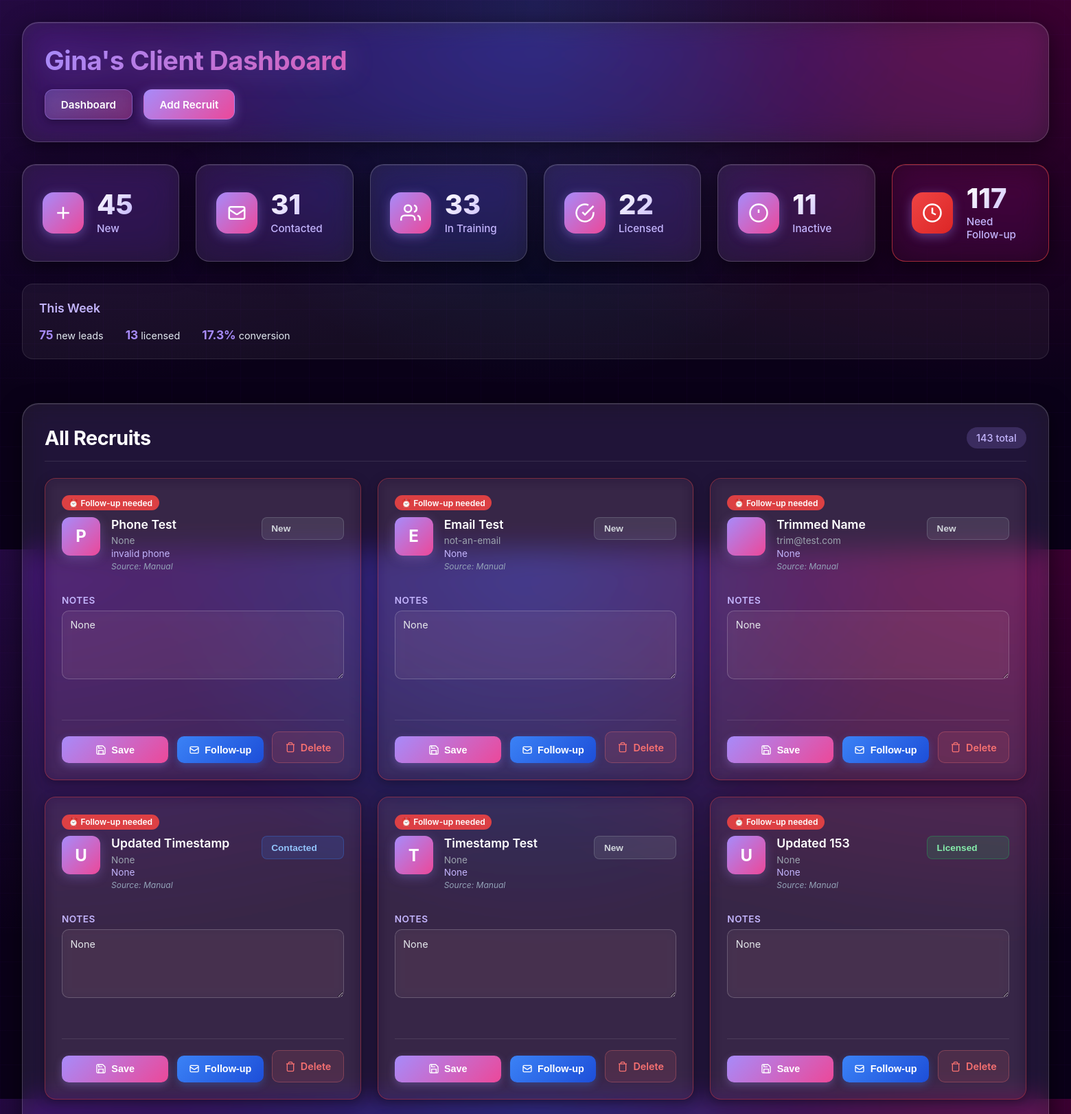
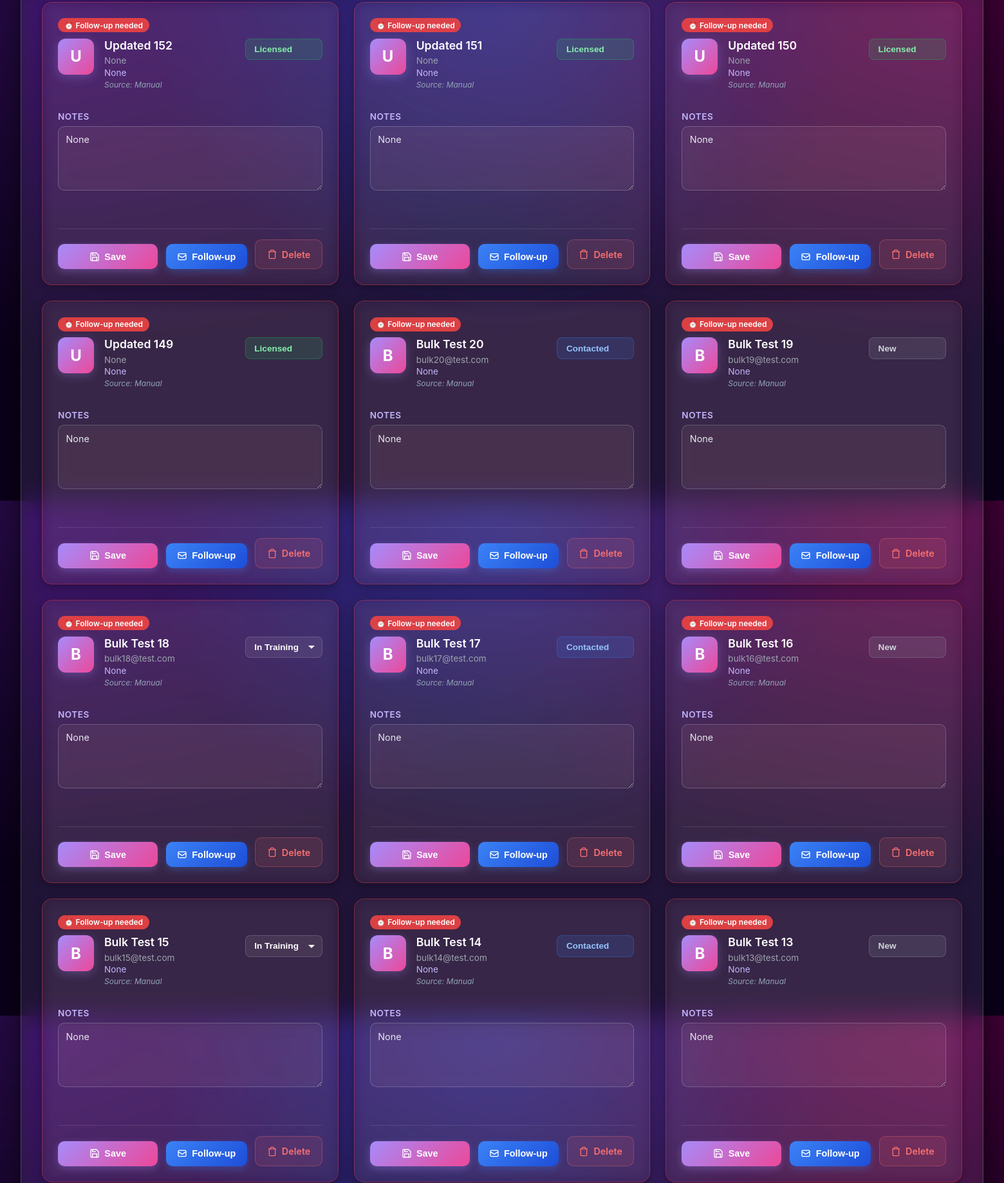
The page / (upper part) on the database its author committed (2 pictures, top to bottom).
### tables this page shows
CREATE TABLE recruits(
                id INTEGER PRIMARY KEY AUTOINCREMENT,
                name TEXT, email TEXT, phone TEXT,
                stage TEXT, notes TEXT
            , created_at TIMESTAMP DEFAULT CURRENT_TIMESTAMP, updated_at TIMESTAMP DEFAULT CURRENT_TIMESTAMP, source TEXT DEFAULT 'Unknown', last_contact TIMESTAMP, next_action TEXT, response_time INTEGER DEFAULT 0, next_meeting TEXT, license_status TEXT DEFAULT 'Not Started', priority INTEGER DEFAULT 0);

### app.py (the view)
@app.route("/")
@handle_db_error
def dashboard():
    with get_db() as conn:
        recruits_rows = conn.execute("""
            SELECT *,
                CASE WHEN last_contact IS NULL OR
                     datetime(last_contact) < datetime('now', '-3 days')
                     AND stage NOT IN ('Licensed', 'Inactive')
                THEN 1 ELSE 0 END as is_overdue
            FROM recruits
            ORDER BY is_overdue DESC, priority DESC, updated_at DESC
        """).fetchall()
        logger.info(f"Dashboard: Found {len(recruits_rows)} recruits in {DB_FILE}")
        recruits = [dict_from_row(r) for r in recruits_rows]
        stages = ["New", "Contacted", "In Training", "Licensed", "Inactive"]
        counts = {s: sum(1 for r in recruits if r["stage"]==s) for s in stages}
        overdue_count = sum(1 for r in recruits if r['is_overdue'])
        week_ago = datetime.now(timezone.utc) - timedelta(days=7)
        weekly_new = conn.execute(
            "SELECT COUNT(*) FROM recruits WHERE created_at > ?", (week_ago,)
        ).fetchone()[0]
        weekly_licensed = conn.execute(
            "SELECT COUNT(*) FROM recruits WHERE stage = 'Licensed' AND updated_at > ?", (week_ago,)
        ).fetchone()[0]
    return render_template("dashboard.html",
                         recruits=recruits,
                         counts=counts,
                         stages=stages,
                         overdue_count=overdue_count,
                         weekly_new=weekly_new,
                         weekly_licensed=weekly_licensed)

### app.py (called while the page is built)
@contextmanager
def get_db():
    conn = None
    try:
        conn = sqlite3.connect(DB_FILE, timeout=10.0)
        conn.row_factory = sqlite3.Row
        conn.execute('PRAGMA journal_mode=WAL')  # Better concurrency
        yield conn
    except sqlite3.Error as e:
        if conn:
            conn.rollback()
        logger.error(f"Database error: {e}")
        raise
    finally:
        if conn:
            conn.close()

def handle_db_error(f):
    @wraps(f)
    def decorated_function(*args, **kwargs):
        try:
            return f(*args, **kwargs)
        except sqlite3.Error as e:
            logger.error(f"Database error in {f.__name__}: {e}")
            return jsonify({"error": "Database error"}), 500
        except Exception as e:
            logger.error(f"Unexpected error in {f.__name__}: {e}")
            return jsonify({"error": "Internal server error"}), 500
    return decorated_function

def dict_from_row(row):
    return dict(zip(row.keys(), row))

@app.after_request
def add_header(response):
    if request.endpoint == 'static':
        response.headers['Cache-Control'] = 'public, max-age=31536000'  # 1 year
    return response

### templates/dashboard.html (shortened to what this page needs)
{% extends "base.html" %}
{% block content %}
<div class="dashboard-grid">
  <section class="stats-row">
    {% for stage, count in counts.items() %}
      <div class="stat-card">
        <div class="stat-icon">
          {% if stage == "New" %}
            <svg viewBox="0 0 24 24" fill="none" stroke="currentColor" stroke-width="2">
              <path d="M12 5v14M5 12h14"/>
            </svg>
          {% elif stage == "Contacted" %}
            <svg viewBox="0 0 24 24" fill="none" stroke="currentColor" stroke-width="2">
              <path d="M3 8l7.89 5.26a2 2 0 002.22 0L21 8M5 19h14a2 2 0 002-2V7a2 2 0 00-2-2H5a2 2 0 00-2 2v10a2 2 0 002 2z"/>
            </svg>
          {% elif stage == "In Training" %}
            <svg viewBox="0 0 24 24" fill="none" stroke="currentColor" stroke-width="2">
              <path d="M17 21v-2a4 4 0 00-4-4H5a4 4 0 00-4 4v2M9 11a4 4 0 100-8 4 4 0 000 8zM23 21v-2a4 4 0 00-3-3.87M16 3.13a4 4 0 010 7.75"/>
            </svg>
          {% elif stage == "Licensed" %}
            <svg viewBox="0 0 24 24" fill="none" stroke="currentColor" stroke-width="2">
              <path d="M22 11.08V12a10 10 0 11-5.93-9.14M22 4L12 14.01l-3-3"/>
            </svg>
          {% else %}
            <svg viewBox="0 0 24 24" fill="none" stroke="currentColor" stroke-width="2">
              <circle cx="12" cy="12" r="10"/><path d="M12 8v4M12 16h.01"/>
            </svg>
          {% endif %}
        </div>
        <div class="stat-content">
          <h3>{{ count }}</h3>
          <p>{{ stage }}</p>
        </div>
      </div>
    {% endfor %}
    <div class="stat-card overdue-card {% if overdue_count > 0 %}has-overdue{% endif %}">
      <div class="stat-icon">
        <svg viewBox="0 0 24 24" fill="none" stroke="currentColor" stroke-width="2">
          <circle cx="12" cy="12" r="10"/>
          <polyline points="12,6 12,12 16,14"/>
        </svg>
      </div>
      <div class="stat-content">
        <h3>{{ overdue_count }}</h3>
        <p>Need Follow-up</p>
      </div>
    </div>
  </section>
  <section class="weekly-summary">
    <h3>This Week</h3>
    <div class="summary-stats">
      <span class="summary-item">
        <strong>{{ weekly_new }}</strong> new leads
      </span>
      <span class="summary-item">
        <strong>{{ weekly_licensed }}</strong> licensed
      </span>
      <span class="summary-item">
        <strong>{{ ((weekly_licensed / weekly_new * 100) if weekly_new > 0 else 0)|round(1) }}%</strong> conversion
      </span>
    </div>
  </section>
  <section class="recruits-section">
    <div class="section-header">
      <h2>All Recruits</h2>
      <span class="recruit-count">{{ recruits|length }} total</span>
    </div>
    <div class="recruits-list">
      {% for r in recruits %}
        <div class="recruit-card {% if r.get('is_overdue') %}overdue{% endif %}" data-recruit-id="{{ r['id'] }}">
          {% if r.get('is_overdue') %}
            <div class="overdue-badge">⏰ Follow-up needed</div>
          {% endif %}
          <form action="{{ url_for('update', id=r['id']) }}" method="POST">
            <div class="recruit-header">
              <div class="recruit-avatar">{{ r['name'][0] }}</div>
              <div class="recruit-info">
                <h3>{{ r['name'] }}</h3>
                <p>{{ r['email'] }}</p>
                <p class="phone">{{ r['phone'] }}</p>
                {% if r.get('source') %}
                  <p class="source">Source: {{ r['source'] }}</p>
                {% endif %}
              </div>
              <div class="recruit-stage">
                <select name="stage" class="stage-select">
                  {% for s in stages %}
                    <option value="{{s}}" {% if s==r['stage'] %}selected{% endif %}>{{s}}</option>
                  {% endfor %}
                </select>
              </div>
            </div>
            <div class="recruit-notes">
              <label>Notes</label>
              <textarea name="notes" rows="2">{{ r['notes'] }}</textarea>
            </div>
            <div class="recruit-actions">
              <button type="submit" class="btn-save">
                <svg viewBox="0 0 24 24" fill="none" stroke="currentColor" stroke-width="2">
                  <path d="M19 21H5a2 2 0 01-2-2V5a2 2 0 012-2h11l5 5v11a2 2 0 01-2 2z"/>
                  <polyline points="17 21 17 13 7 13 7 21"/>
                  <polyline points="7 3 7 8 15 8"/>
                </svg>
                Save
              </button>
              {% if r.get('is_overdue') or r['stage'] in ['New', 'Contacted'] %}
                <button type="button" class="btn-followup" onclick="quickFollowup({{ r['id'] }}, '{{ r['name'] }}', '{{ r['stage'] }}')">
                  <svg viewBox="0 0 24 24" fill="none" stroke="currentColor" stroke-width="2">
                    <path d="M3 8l7.89 5.26a2 2 0 002.22 0L21 8M5 19h14a2 2 0 002-2V7a2 2 0 00-2-2H5a2 2 0 00-2 2v10a2 2 0 002 2z"/>
                  </svg>
                  Follow-up
                </button>
              {% endif %}
              <a href="{{ url_for('delete', id=r['id']) }}" class="btn-delete">
                <svg viewBox="0 0 24 24" fill="none" stroke="currentColor" stroke-width="2">
                  <polyline points="3 6 5 6 21 6"/>
                  <path d="M19 6v14a2 2 0 01-2 2H7a2 2 0 01-2-2V6m3 0V4a2 2 0 012-2h4a2 2 0 012 2v2"/>
                </svg>
                Delete
              </a>
            </div>
          </form>
        </div>
      {% endfor %}
    </div>
  </section>
</div>
{% endblock %}

### templates/base.html (shortened to what this page needs)
<!DOCTYPE html>
<html lang="en">
  <head>
    <link
      rel="stylesheet"
      href="{{ url_for('static', filename='style.css') }}"
    />
    <link
      rel="stylesheet"
      href="{{ url_for('static', filename='animations.css') }}"
    />
    <link
      rel="stylesheet"
      href="{{ url_for('static', filename='forms.css') }}"
    />
    <link
      rel="stylesheet"
      href="{{ url_for('static', filename='workflow.css') }}"
    />
  </head>
  <body>
    <header>
      <h1>Gina's Client Dashboard</h1>
      <nav>
        <a href="{{ url_for('dashboard') }}" aria-label="View dashboard">Dashboard</a>
        <a href="{{ url_for('add') }}" aria-label="Add new recruit">Add Recruit</a>
      </nav>
    </header>
    <main role="main">
      {% block content %}{% endblock %}
    </main>
  </body>
</html>

### static/workflow.css (style rules this page uses)
.overdue-card.has-overdue { border-color: rgba(239, 68, 68, 0.6); background: rgba(239, 68, 68, 0.05); }
.overdue-card.has-overdue .stat-icon { background: linear-gradient(135deg, #ef4444 0%, #dc2626 100%); }
.recruit-card.overdue { border-color: rgba(239, 68, 68, 0.4); background: rgba(239, 68, 68, 0.03); }
.overdue-badge { background: rgba(239, 68, 68, 0.9); color: white; padding: 0.3em 0.8em; border-radius: 12px; font-size: 0.75em; font-weight: 600; margin-bottom: 0.8em; display: inline-block; }
.weekly-summary { background: rgba(255, 255, 255, 0.05); border: 1px solid rgba(255, 255, 255, 0.1); border-radius: 16px; padding: 1.5em; margin-bottom: 2em; }
.weekly-summary h3 { color: #c4b5fd; font-size: 1.1em; margin-bottom: 1em; font-weight: 600; }
.summary-stats { display: flex; gap: 2em; flex-wrap: wrap; }
.summary-item { color: #e2e8f0; font-size: 0.9em; }
.summary-item strong { color: #a78bfa; font-size: 1.2em; }
.recruit-info .source, .recruit-info .last-contact { font-size: 0.75em; color: #94a3b8; font-style: italic; }
.btn-followup { background: linear-gradient(135deg, #3b82f6 0%, #1d4ed8 100%); color: white; border: none; padding: 0.8em 1.2em; border-radius: 10px; cursor: pointer; font-weight: 600; font-size: 0.9em; transition: all 0.3s ease; box-shadow: 0 4px 12px rgba(59, 130, 246, 0.3); display: flex; align-items: center; gap: 0.5em; }
.btn-followup svg { width: 16px; height: 16px; }

### rows shown on the page
recruits: id "45", stage "New"
recruits: id "33", stage "In Training"
recruits: name "P", name "Phone Test", email "None", phone "invalid phone", source "Manual", stage "New", notes "None"
recruits: name "E", name "Email Test", email "not-an-email", phone "None", source "Manual", stage "New", notes "None"
recruits: name "Trimmed Name", email "trim@test.com", phone "None", source "Manual", stage "New", notes "None"
recruits: name "U", name "Updated Timestamp", email "None", phone "None", source "Manual", stage "Contacted", notes "None"
recruits: name "T", name "Timestamp Test", email "None", phone "None", source "Manual", stage "New", notes "None"
recruits: name "U", name "Updated 153", email "None", phone "None", source "Manual", stage "Licensed", notes "None"
recruits: name "U", name "Updated 152", email "None", phone "None", source "Manual", stage "Licensed", notes "None"
recruits: name "U", name "Updated 151", email "None", phone "None", source "Manual", stage "Licensed", notes "None"
recruits: name "U", name "Updated 150", email "None", phone "None", source "Manual", stage "Licensed", notes "None"
recruits: name "U", name "Updated 149", email "None", phone "None", source "Manual", stage "Licensed", notes "None"
recruits: name "B", name "Bulk Test 20", email "bulk20@test.com", phone "None", source "Manual", stage "Contacted", notes "None"
recruits: name "B", name "Bulk Test 19", email "bulk19@test.com", phone "None", source "Manual", stage "New", notes "None"
recruits: name "B", name "Bulk Test 18", email "bulk18@test.com", phone "None", source "Manual", stage "In Training", notes "None"
recruits: name "B", name "Bulk Test 17", email "bulk17@test.com", phone "None", source "Manual", stage "Contacted", notes "None"
recruits: name "B", name "Bulk Test 16", email "bulk16@test.com", phone "None", source "Manual", stage "New", notes "None"
recruits: name "B", name "Bulk Test 15", email "bulk15@test.com", phone "None", source "Manual", stage "In Training", notes "None"
recruits: name "B", name "Bulk Test 14", email "bulk14@test.com", phone "None", source "Manual", stage "Contacted", notes "None"
recruits: name "B", name "Bulk Test 13", email "bulk13@test.com", phone "None", source "Manual", stage "New", notes "None"

### other values the page prints
{{ count }} "31" "22" "11"
{{ stage }} "Contacted" "Licensed" "Inactive"
{{ overdue_count }} "117"
{{ weekly_new }} "75"
{{ weekly_licensed }} "13"
{{ recruits|length }} "143"
